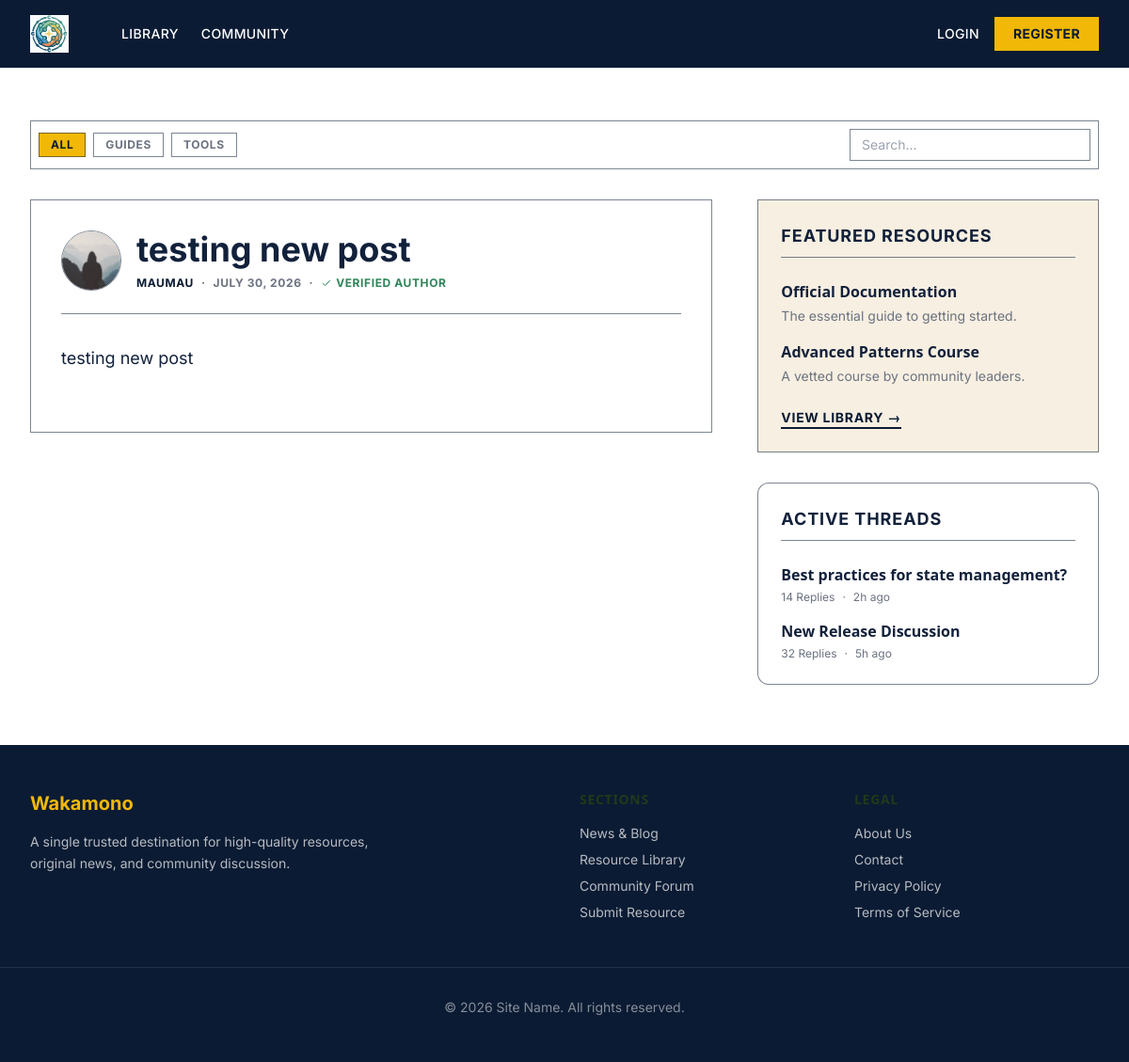
The page /posts/2 on the database its author committed.
### models.py (models this page shows, shortened)
class Post(Base):
    __tablename__="posts"
    id: Mapped[int]=mapped_column(Integer, primary_key=True,index=True)
    title: Mapped[str]=mapped_column(String(50), nullable=False)
    content: Mapped[str]=mapped_column(Text, nullable=False)
    user_id: Mapped[int]=mapped_column(ForeignKey("users.id"), nullable=False, index=True)
    date_posted: Mapped[datetime] = mapped_column(
            DateTime(timezone=True),
            default=lambda: datetime.now(UTC)
        )
    author: Mapped[User] = relationship(back_populates="posts")

class User(Base):
    __tablename__="users"
    id: Mapped[int]= mapped_column(Integer, primary_key=True, index=True)
    username: Mapped[str]= mapped_column(String(50), unique= True, nullable= False)
    email: Mapped[str]= mapped_column(String(120), unique= True, nullable= False)
    image_file: Mapped[str| None]= mapped_column(
        String(120), nullable=True, default=None
    )
    password_hash: Mapped[str]= mapped_column(String(200), nullable=False)
    posts: Mapped[list[Post]]= relationship(back_populates="author", cascade="all, delete-orphan")

### main.py (the view)
@app.get("/posts/{post_id}", include_in_schema=False)
async def post_page(request: Request, post_id: int, db: Annotated[AsyncSession, Depends(get_db)]):
    result =await db.execute(select(models.Post).options(selectinload(models.Post.author)).where(models.Post.id == post_id))
    post = result.scalars().first()
    if post:
        title = post.title[:50]
        return templates.TemplateResponse(
            request,
            "post.html",
            {"post": post, "title": title},
        )
    raise HTTPException(status_code=status.HTTP_404_NOT_FOUND, detail="Post not found")

### templates/post.html (shortened to what this page needs)
{% extends "base.html" %}
{% block content %}
<article class="bg-white border border-brand rounded-none p-6 md:p-8 mb-8">
  <div class="flex items-center gap-4 mb-8 border-b border-brand pb-6">
    <img class="rounded-full shrink-0 border border-brand object-cover" src="{{post.author.image_path }}"
      alt="{{ post.author.username }}'s profile picture" width="64" height="64" loading="lazy">
    <div class="grow">
      <h1 class="text-3xl md:text-4xl font-bold font-heading text-ink leading-tight mb-2">{{ post.title }}</h1>
      <div class="flex items-center space-x-2 text-xs font-bold uppercase tracking-wider text-muted-grey">
        <a class="hover:text-gold transition-colors text-navy" href="#">{{ post.author.username }}</a>
        <span>&middot;</span>
        <span>{{ post.date_posted.strftime('%B %d, %Y') }}</span>
        <span>&middot;</span>
        <span class="text-success-green flex items-center gap-1">
          <svg class="w-3 h-3" fill="none" stroke="currentColor" viewBox="0 0 24 24">
            <path stroke-linecap="round" stroke-linejoin="round" stroke-width="2" d="M5 13l4 4L19 7"></path>
          </svg>
          Verified Author
        </span>
      </div>
    </div>
  </div>
  <div class="prose max-w-none">
    <p class="text-ink leading-relaxed text-lg mb-8">{{ post.content }}</p>
  </div>
</article>
{% endblock content %}

### static/css/main.css (style rules this page uses)
:root { --font-heading: "Montserrat", system-ui, -apple-system, BlinkMacSystemFont, sans-serif; --font-body: "Nunito", system-ui, -apple-system, BlinkMacSystemFont, sans-serif; --color-bg-body: #ffffff; --color-bg-content: #ffffff; --color-text-primary: #2b2b2b; --color-text-heading: #1f3a1a; --color-steel: #468432; --color-light-green: #9AD872; --color-warm: #FFEF91; --color-accent: #FFA02E; --color-nav-link: #9AD872; --color-nav-link-hover: #ffffff; --color-link-hover: #FFA02E; --color-border: #e6f0dd; --color-border-light: #f0f6ed; --spacing-xl: 5rem; --article-img-size: 4rem; --account-img-size: 7.813rem; }
body { font-family: var(--font-body); background: var(--color-bg-body); color: var(--color-text-primary); }
h1, h2, h3, h4, h5, h6 { font-family: var(--font-heading); color: var(--color-text-heading); }
a { text-decoration: none; color: var(--color-steel); }

### rows shown on the page
Post: title "testing new post", date_posted "JULY 30, 2026", content "testing new post"
User: author.username "MAUMAU"
